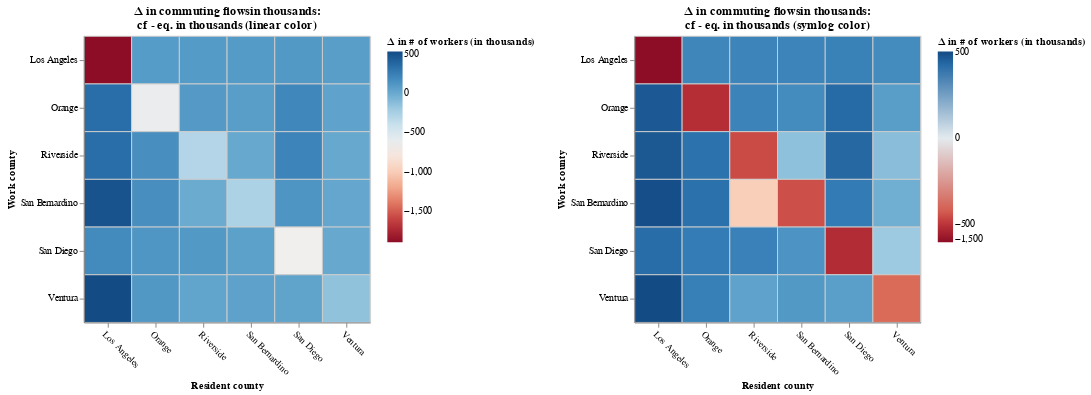

The notebook cell this image was saved under:
### Code cell
chart_Lij_compare_lin = plot_L_ij_compare(df_compare_ij, scale='linear')
chart_Lij_compare_log = plot_L_ij_compare(df_compare_ij, scale='symlog')
alt.hconcat(chart_Lij_compare_lin, chart_Lij_compare_log).resolve_scale(color='independent')

### Figure 1 — Vega-Lite specification as saved in the notebook (floating-point values rounded to 4 significant figures)
{"config": {"view": {"continuousWidth": 300, "continuousHeight": 300}}, "hconcat": [{"mark": {"type": "rect", "stroke": "#cdcdcd", "strokeWidth": 1}, "encoding": {"color": {"field": "diff_L_ij", "scale": {"scheme": "redblue", "type": "linear"}, "title": "Δ in # of workers (in thousands)", "type": "quantitative"}, "tooltip": [{"field": "county_i_name", "type": "nominal"}, {"field": "county_j_name", "type": "nominal"}, {"field": "diff_L_ij", "type": "quantitative"}], "x": {"axis": {"labelAngle": 45}, "field": "county_i_name", "title": "Resident county", "type": "nominal"}, "y": {"field": "county_j_name", "title": "Work county", "type": "nominal"}}, "height": 300, "title": ["Δ in commuting flowsin thousands:", "cf - eq. in thousands (linear color)"], "width": 300}, {"mark": {"type": "rect", "stroke": "#cdcdcd", "strokeWidth": 1}, "encoding": {"color": {"field": "diff_L_ij", "scale": {"scheme": "redblue", "type": "symlog"}, "title": "Δ in # of workers (in thousands)", "type": "quantitative"}, "tooltip": [{"field": "county_i_name", "type": "nominal"}, {"field": "county_j_name", "type": "nominal"}, {"field": "diff_L_ij", "type": "quantitative"}], "x": {"axis": {"labelAngle": 45}, "field": "county_i_name", "title": "Resident county", "type": "nominal"}, "y": {"field": "county_j_name", "title": "Work county", "type": "nominal"}}, "height": 300, "title": ["Δ in commuting flowsin thousands:", "cf - eq. in thousands (symlog color)"], "width": 300}], "data": {"name": "data-05f2957cf2fabd37547dfb772970b5e6"}, "resolve": {"scale": {"color": "independent"}}, "$schema": "https://vega.github.io/schema/vega-lite/v5.20.1.json", "datasets": {"data-05f2957cf2fabd37547dfb772970b5e6": [{"county_i_name": "Los Angeles", "county_j_name": "Los Angeles", "L_ij_eq": 3657.0, "L_ij_cf": 1757.0, "U_ij_eq": 0.265, "U_ij_cf": 0.02703, "pi_ij_cond_eq": 0.771, "pi_ij_cond_cf": 0.3704, "pi_ij_joint_eq": 0.3578, "pi_ij_joint_cf": 0.3578, "diff_U_ij": -0.238, "diff_pi_ij_joint": 0.0, "diff_pi_ij_cond": -0.4006, "diff_L_ij": -1900.0}, {"county_i_name": "Orange", "county_j_name": "Los Angeles", "L_ij_eq": 257.4, "L_ij_cf": 339.0, "U_ij_eq": -2.388, "U_ij_cf": -0.7395, "pi_ij_cond_eq": 0.1664, "pi_ij_cond_cf": 0.219, "pi_ij_joint_eq": 0.02519, "pi_ij_joint_cf": 0.02519, "diff_U_ij": 1.649, "diff_pi_ij_joint": 0.0, "diff_pi_ij_cond": 0.05269, "diff_L_ij": 81.55}, {"county_i_name": "Riverside", "county_j_name": "Los Angeles", "L_ij_eq": 12.83, "L_ij_cf": 100.8, "U_ij_eq": -5.388, "U_ij_cf": -1.635, "pi_ij_cond_eq": 0.01262, "pi_ij_cond_cf": 0.09918, "pi_ij_joint_eq": 0.001255, "pi_ij_joint_cf": 0.001255, "diff_U_ij": 3.753, "diff_pi_ij_joint": 0.0, "diff_pi_ij_cond": 0.08656, "diff_L_ij": 87.96}, {"county_i_name": "San Bernardino", "county_j_name": "Los Angeles", "L_ij_eq": 48.87, "L_ij_cf": 137.9, "U_ij_eq": -4.05, "U_ij_cf": -1.236, "pi_ij_cond_eq": 0.05374, "pi_ij_cond_cf": 0.1517, "pi_ij_joint_eq": 0.004782, "pi_ij_joint_cf": 0.004782, "diff_U_ij": 2.814, "diff_pi_ij_joint": 0.0, "diff_pi_ij_cond": 0.09791, "diff_L_ij": 89.04}, {"county_i_name": "San Diego", "county_j_name": "Los Angeles", "L_ij_eq": 0.9788, "L_ij_cf": 97.91, "U_ij_eq": -7.961, "U_ij_cf": -2.407, "pi_ij_cond_eq": 0.0006059, "pi_ij_cond_cf": 0.06061, "pi_ij_joint_eq": 9.577e-05, "pi_ij_joint_cf": 9.577e-05, "diff_U_ij": 5.553, "diff_pi_ij_joint": 0.0, "diff_pi_ij_cond": 0.06, "diff_L_ij": 96.93}, {"county_i_name": "Ventura", "county_j_name": "Los Angeles", "L_ij_eq": 11.16, "L_ij_cf": 79.93, "U_ij_eq": -5.527, "U_ij_cf": -1.684, "pi_ij_cond_eq": 0.02866, "pi_ij_cond_cf": 0.2052, "pi_ij_joint_eq": 0.001092, "pi_ij_joint_cf": 0.001092, "diff_U_ij": 3.842, "diff_pi_ij_joint": 0.0, "diff_pi_ij_cond": 0.1765, "diff_L_ij": 68.77}, {"county_i_name": "Los Angeles", "county_j_name": "Orange", "L_ij_eq": 746.9, "L_ij_cf": 1089.0, "U_ij_eq": -1.323, "U_ij_cf": -0.4514, "pi_ij_cond_eq": 0.1575, "pi_ij_cond_cf": 0.2296, "pi_ij_joint_eq": 0.07308, "pi_ij_joint_cf": 0.07308, "diff_U_ij": 0.8719, "diff_pi_ij_joint": 0.0, "diff_pi_ij_cond": 0.07207, "diff_L_ij": 341.8}, {"county_i_name": "Orange", "county_j_name": "Orange", "L_ij_eq": 1153.0, "L_ij_cf": 532.6, "U_ij_eq": -0.8888, "U_ij_cf": -0.2877, "pi_ij_cond_eq": 0.7453, "pi_ij_cond_cf": 0.3441, "pi_ij_joint_eq": 0.1129, "pi_ij_joint_cf": 0.1129, "diff_U_ij": 0.601, "diff_pi_ij_joint": 0.0, "diff_pi_ij_cond": -0.4012, "diff_L_ij": -620.8}, {"county_i_name": "Riverside", "county_j_name": "Orange", "L_ij_eq": 90.9, "L_ij_cf": 181.8, "U_ij_eq": -3.43, "U_ij_cf": -1.045, "pi_ij_cond_eq": 0.08945, "pi_ij_cond_cf": 0.1789, "pi_ij_joint_eq": 0.008894, "pi_ij_joint_cf": 0.008894, "diff_U_ij": 2.385, "diff_pi_ij_joint": 0.0, "diff_pi_ij_cond": 0.08945, "diff_L_ij": 90.89}, {"county_i_name": "San Bernardino", "county_j_name": "Orange", "L_ij_eq": 103.1, "L_ij_cf": 172.7, "U_ij_eq": -3.303, "U_ij_cf": -1.011, "pi_ij_cond_eq": 0.1134, "pi_ij_cond_cf": 0.1899, "pi_ij_joint_eq": 0.01009, "pi_ij_joint_cf": 0.01009, "diff_U_ij": 2.292, "diff_pi_ij_joint": 0.0, "diff_pi_ij_cond": 0.0765, "diff_L_ij": 69.57}, {"county_i_name": "San Diego", "county_j_name": "Orange", "L_ij_eq": 12.7, "L_ij_cf": 211.9, "U_ij_eq": -5.398, "U_ij_cf": -1.635, "pi_ij_cond_eq": 0.007859, "pi_ij_cond_cf": 0.1312, "pi_ij_joint_eq": 0.001242, "pi_ij_joint_cf": 0.001242, "diff_U_ij": 3.763, "diff_pi_ij_joint": 0.0, "diff_pi_ij_cond": 0.1233, "diff_L_ij": 199.2}, {"county_i_name": "Ventura", "county_j_name": "Orange", "L_ij_eq": 0.9971, "L_ij_cf": 38.61, "U_ij_eq": -7.942, "U_ij_cf": -2.412, "pi_ij_cond_eq": 0.00256, "pi_ij_cond_cf": 0.09912, "pi_ij_joint_eq": 9.756e-05, "pi_ij_joint_cf": 9.756e-05, "diff_U_ij": 5.53, "diff_pi_ij_joint": 0.0, "diff_pi_ij_cond": 0.09656, "diff_L_ij": 37.61}, {"county_i_name": "Los Angeles", "county_j_name": "Riverside", "L_ij_eq": 19.9, "L_ij_cf": 365.3, "U_ij_eq": -4.948, "U_ij_cf": -1.543, "pi_ij_cond_eq": 0.004197, "pi_ij_cond_cf": 0.07703, "pi_ij_joint_eq": 0.001947, "pi_ij_joint_cf": 0.001947, "diff_U_ij": 3.405, "diff_pi_ij_joint": 0.0, "diff_pi_ij_cond": 0.07283, "diff_L_ij": 345.4}, {"county_i_name": "Orange", "county_j_name": "Riverside", "L_ij_eq": 48.62, "L_ij_cf": 205.2, "U_ij_eq": -4.055, "U_ij_cf": -1.242, "pi_ij_cond_eq": 0.03141, "pi_ij_cond_cf": 0.1326, "pi_ij_joint_eq": 0.004757, "pi_ij_joint_cf": 0.004757, "diff_U_ij": 2.814, "diff_pi_ij_joint": 0.0, "diff_pi_ij_cond": 0.1012, "diff_L_ij": 156.6}, {"county_i_name": "Riverside", "county_j_name": "Riverside", "L_ij_eq": 624.7, "L_ij_cf": 324.9, "U_ij_eq": -1.502, "U_ij_cf": -0.4643, "pi_ij_cond_eq": 0.6147, "pi_ij_cond_cf": 0.3197, "pi_ij_joint_eq": 0.06112, "pi_ij_joint_cf": 0.06112, "diff_U_ij": 1.038, "diff_pi_ij_joint": 0.0, "diff_pi_ij_cond": -0.295, "diff_L_ij": -299.8}, {"county_i_name": "San Bernardino", "county_j_name": "Riverside", "L_ij_eq": 200.3, "L_ij_cf": 210.9, "U_ij_eq": -2.639, "U_ij_cf": -0.8111, "pi_ij_cond_eq": 0.2203, "pi_ij_cond_cf": 0.232, "pi_ij_joint_eq": 0.0196, "pi_ij_joint_cf": 0.0196, "diff_U_ij": 1.828, "diff_pi_ij_joint": 0.0, "diff_pi_ij_cond": 0.01165, "diff_L_ij": 10.6}, {"county_i_name": "San Diego", "county_j_name": "Riverside", "L_ij_eq": 19.24, "L_ij_cf": 240.2, "U_ij_eq": -4.982, "U_ij_cf": -1.51, "pi_ij_cond_eq": 0.01191, "pi_ij_cond_cf": 0.1487, "pi_ij_joint_eq": 0.001883, "pi_ij_joint_cf": 0.001883, "diff_U_ij": 3.472, "diff_pi_ij_joint": 0.0, "diff_pi_ij_cond": 0.1368, "diff_L_ij": 220.9}, {"county_i_name": "Ventura", "county_j_name": "Riverside", "L_ij_eq": 0.02141, "L_ij_cf": 12.14, "U_ij_eq": -11.78, "U_ij_cf": -3.569, "pi_ij_cond_eq": 5.495e-05, "pi_ij_cond_cf": 0.03116, "pi_ij_joint_eq": 2.094e-06, "pi_ij_joint_cf": 2.094e-06, "diff_U_ij": 8.214, "diff_pi_ij_joint": 0.0, "diff_pi_ij_cond": 0.03111, "diff_L_ij": 12.12}, {"county_i_name": "Los Angeles", "county_j_name": "San Bernardino", "L_ij_eq": 98.1, "L_ij_cf": 590.7, "U_ij_eq": -3.353, "U_ij_cf": -1.063, "pi_ij_cond_eq": 0.02069, "pi_ij_cond_cf": 0.1246, "pi_ij_joint_eq": 0.009599, "pi_ij_joint_cf": 0.009599, "diff_U_ij": 2.29, "diff_pi_ij_joint": 0.0, "diff_pi_ij_cond": 0.1039, "diff_L_ij": 492.6}, {"county_i_name": "Orange", "county_j_name": "San Bernardino", "L_ij_eq": 71.37, "L_ij_cf": 230.3, "U_ij_eq": -3.671, "U_ij_cf": -1.126, "pi_ij_cond_eq": 0.04612, "pi_ij_cond_cf": 0.1488, "pi_ij_joint_eq": 0.006983, "pi_ij_joint_cf": 0.006983, "diff_U_ij": 2.545, "diff_pi_ij_joint": 0.0, "diff_pi_ij_cond": 0.1027, "diff_L_ij": 159.0}, {"county_i_name": "Riverside", "county_j_name": "San Bernardino", "L_ij_eq": 259.2, "L_ij_cf": 249.3, "U_ij_eq": -2.382, "U_ij_cf": -0.7293, "pi_ij_cond_eq": 0.2551, "pi_ij_cond_cf": 0.2453, "pi_ij_joint_eq": 0.02536, "pi_ij_joint_cf": 0.02536, "diff_U_ij": 1.652, "diff_pi_ij_joint": 0.0, "diff_pi_ij_cond": -0.009769, "diff_L_ij": -9.927}, {"county_i_name": "San Bernardino", "county_j_name": "San Bernardino", "L_ij_eq": 553.4, "L_ij_cf": 286.5, "U_ij_eq": -1.623, "U_ij_cf": -0.5051, "pi_ij_cond_eq": 0.6085, "pi_ij_cond_cf": 0.315, "pi_ij_joint_eq": 0.05414, "pi_ij_joint_cf": 0.05414, "diff_U_ij": 1.118, "diff_pi_ij_joint": 0.0, "diff_pi_ij_cond": -0.2935, "diff_L_ij": -266.9}, {"county_i_name": "San Diego", "county_j_name": "San Bernardino", "L_ij_eq": 2.126, "L_ij_cf": 123.7, "U_ij_eq": -7.185, "U_ij_cf": -2.174, "pi_ij_cond_eq": 0.001316, "pi_ij_cond_cf": 0.07657, "pi_ij_joint_eq": 0.0002081, "pi_ij_joint_cf": 0.0002081, "diff_U_ij": 5.011, "diff_pi_ij_joint": 0.0, "diff_pi_ij_cond": 0.07525, "diff_L_ij": 121.6}, {"county_i_name": "Ventura", "county_j_name": "San Bernardino", "L_ij_eq": 0.1271, "L_ij_cf": 20.76, "U_ij_eq": -10.0, "U_ij_cf": -3.033, "pi_ij_cond_eq": 0.0003262, "pi_ij_cond_cf": 0.05329, "pi_ij_joint_eq": 1.243e-05, "pi_ij_joint_cf": 1.243e-05, "diff_U_ij": 6.97, "diff_pi_ij_joint": 0.0, "diff_pi_ij_cond": 0.05296, "diff_L_ij": 20.63}, {"county_i_name": "Los Angeles", "county_j_name": "San Diego", "L_ij_eq": 2.235, "L_ij_cf": 189.0, "U_ij_eq": -7.135, "U_ij_cf": -2.202, "pi_ij_cond_eq": 0.0004712, "pi_ij_cond_cf": 0.03986, "pi_ij_joint_eq": 0.0002186, "pi_ij_joint_cf": 0.0002186, "diff_U_ij": 4.933, "diff_pi_ij_joint": 0.0, "diff_pi_ij_cond": 0.03939, "diff_L_ij": 186.8}, {"county_i_name": "Orange", "county_j_name": "San Diego", "L_ij_eq": 9.991, "L_ij_cf": 127.4, "U_ij_eq": -5.638, "U_ij_cf": -1.718, "pi_ij_cond_eq": 0.006456, "pi_ij_cond_cf": 0.08231, "pi_ij_joint_eq": 0.0009775, "pi_ij_joint_cf": 0.0009775, "diff_U_ij": 3.919, "diff_pi_ij_joint": 0.0, "diff_pi_ij_cond": 0.07586, "diff_L_ij": 117.4}, {"county_i_name": "Riverside", "county_j_name": "San Diego", "L_ij_eq": 28.32, "L_ij_cf": 127.9, "U_ij_eq": -4.596, "U_ij_cf": -1.396, "pi_ij_cond_eq": 0.02787, "pi_ij_cond_cf": 0.1259, "pi_ij_joint_eq": 0.002771, "pi_ij_joint_cf": 0.002771, "diff_U_ij": 3.2, "diff_pi_ij_joint": 0.0, "diff_pi_ij_cond": 0.09803, "diff_L_ij": 99.62}, {"county_i_name": "San Bernardino", "county_j_name": "San Diego", "L_ij_eq": 2.418, "L_ij_cf": 55.76, "U_ij_eq": -7.056, "U_ij_cf": -2.142, "pi_ij_cond_eq": 0.002659, "pi_ij_cond_cf": 0.06132, "pi_ij_joint_eq": 0.0002366, "pi_ij_joint_cf": 0.0002366, "diff_U_ij": 4.914, "diff_pi_ij_joint": 0.0, "diff_pi_ij_cond": 0.05866, "diff_L_ij": 53.34}, {"county_i_name": "San Diego", "county_j_name": "San Diego", "L_ij_eq": 1580.0, "L_ij_cf": 906.2, "U_ij_eq": -0.5738, "U_ij_cf": -0.1821, "pi_ij_cond_eq": 0.9783, "pi_ij_cond_cf": 0.561, "pi_ij_joint_eq": 0.1546, "pi_ij_joint_cf": 0.1546, "diff_U_ij": 0.3917, "diff_pi_ij_joint": 0.0, "diff_pi_ij_cond": -0.4173, "diff_L_ij": -674.2}, {"county_i_name": "Ventura", "county_j_name": "San Diego", "L_ij_eq": 0.003968, "L_ij_cf": 7.306, "U_ij_eq": -13.47, "U_ij_cf": -4.077, "pi_ij_cond_eq": 1.019e-05, "pi_ij_cond_cf": 0.01876, "pi_ij_joint_eq": 3.883e-07, "pi_ij_joint_cf": 3.883e-07, "diff_U_ij": 9.392, "diff_pi_ij_joint": 0.0, "diff_pi_ij_cond": 0.01875, "diff_L_ij": 7.302}, {"county_i_name": "Los Angeles", "county_j_name": "Ventura", "L_ij_eq": 218.6, "L_ij_cf": 751.9, "U_ij_eq": -2.552, "U_ij_cf": -0.8215, "pi_ij_cond_eq": 0.0461, "pi_ij_cond_cf": 0.1586, "pi_ij_joint_eq": 0.02139, "pi_ij_joint_cf": 0.02139, "diff_U_ij": 1.73, "diff_pi_ij_joint": 0.0, "diff_pi_ij_cond": 0.1125, "diff_L_ij": 533.3}, {"county_i_name": "Orange", "county_j_name": "Ventura", "L_ij_eq": 6.731, "L_ij_cf": 113.1, "U_ij_eq": -6.032, "U_ij_cf": -1.837, "pi_ij_cond_eq": 0.00435, "pi_ij_cond_cf": 0.07308, "pi_ij_joint_eq": 0.0006586, "pi_ij_joint_cf": 0.0006586, "diff_U_ij": 4.195, "diff_pi_ij_joint": 0.0, "diff_pi_ij_cond": 0.06873, "diff_L_ij": 106.4}, {"county_i_name": "Riverside", "county_j_name": "Ventura", "L_ij_eq": 0.2702, "L_ij_cf": 31.51, "U_ij_eq": -9.248, "U_ij_cf": -2.798, "pi_ij_cond_eq": 0.0002659, "pi_ij_cond_cf": 0.031, "pi_ij_joint_eq": 2.644e-05, "pi_ij_joint_cf": 2.644e-05, "diff_U_ij": 6.45, "diff_pi_ij_joint": 0.0, "diff_pi_ij_cond": 0.03074, "diff_L_ij": 31.24}, {"county_i_name": "San Bernardino", "county_j_name": "Ventura", "L_ij_eq": 1.24, "L_ij_cf": 45.59, "U_ij_eq": -7.724, "U_ij_cf": -2.343, "pi_ij_cond_eq": 0.001363, "pi_ij_cond_cf": 0.05014, "pi_ij_joint_eq": 0.0001213, "pi_ij_joint_cf": 0.0001213, "diff_U_ij": 5.381, "diff_pi_ij_joint": 0.0, "diff_pi_ij_cond": 0.04877, "diff_L_ij": 44.35}, {"county_i_name": "San Diego", "county_j_name": "Ventura", "L_ij_eq": 0.03404, "L_ij_cf": 35.6, "U_ij_eq": -11.32, "U_ij_cf": -3.419, "pi_ij_cond_eq": 2.107e-05, "pi_ij_cond_cf": 0.02204, "pi_ij_joint_eq": 3.331e-06, "pi_ij_joint_cf": 3.331e-06, "diff_U_ij": 7.9, "diff_pi_ij_joint": 0.0, "diff_pi_ij_cond": 0.02201, "diff_L_ij": 35.56}, {"county_i_name": "Ventura", "county_j_name": "Ventura", "L_ij_eq": 377.2, "L_ij_cf": 230.8, "U_ij_eq": -2.006, "U_ij_cf": -0.624, "pi_ij_cond_eq": 0.9684, "pi_ij_cond_cf": 0.5925, "pi_ij_joint_eq": 0.03691, "pi_ij_joint_cf": 0.03691, "diff_U_ij": 1.382, "diff_pi_ij_joint": 0.0, "diff_pi_ij_cond": -0.3759, "diff_L_ij": -146.4}]}}
